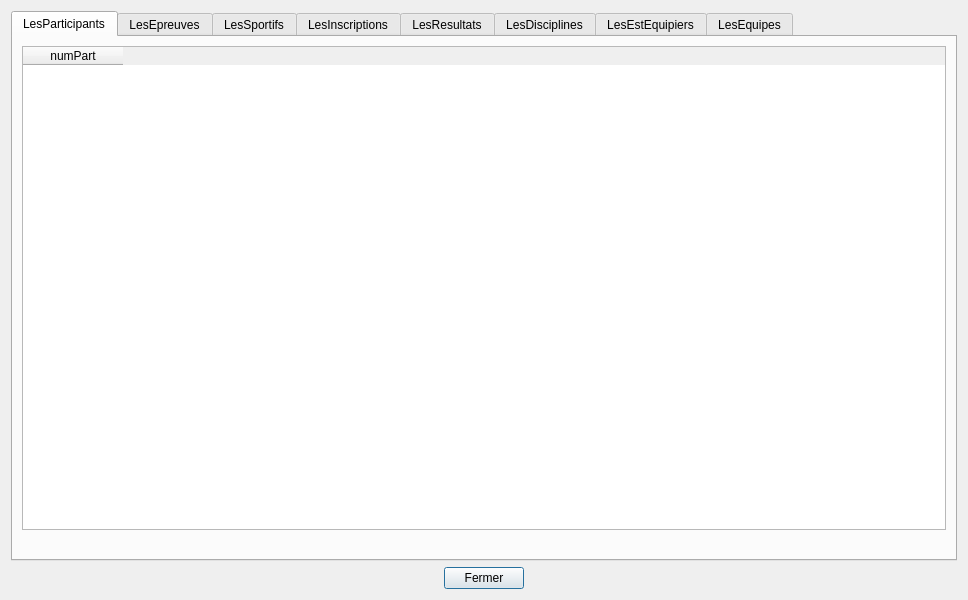
<?xml version="1.0" encoding="UTF-8"?>
<ui version="4.0">
 <class>tablesDataV1</class>
 <widget class="QDialog" name="tablesDataV1">
  <property name="geometry">
   <rect>
    <x>0</x>
    <y>0</y>
    <width>968</width>
    <height>600</height>
   </rect>
  </property>
  <property name="sizePolicy">
   <sizepolicy hsizetype="Preferred" vsizetype="Preferred">
    <horstretch>0</horstretch>
    <verstretch>0</verstretch>
   </sizepolicy>
  </property>
  <property name="minimumSize">
   <size>
    <width>0</width>
    <height>0</height>
   </size>
  </property>
  <property name="windowTitle">
   <string>BD JO</string>
  </property>
  <layout class="QVBoxLayout" name="verticalLayout">
   <item>
    <widget class="QTabWidget" name="tabWidget">
     <property name="currentIndex">
      <number>0</number>
     </property>
     <widget class="QWidget" name="tab">
      <attribute name="title">
       <string>LesParticipants</string>
      </attribute>
      <layout class="QVBoxLayout" name="verticalLayout_9">
       <item>
        <widget class="QTableWidget" name="tableParticipants">
         <attribute name="verticalHeaderVisible">
          <bool>false</bool>
         </attribute>
         <column>
          <property name="text">
           <string>numPart</string>
          </property>
         </column>
        </widget>
       </item>
       <item>
        <widget class="QLabel" name="label_participants">
         <property name="text">
          <string/>
         </property>
        </widget>
       </item>
      </layout>
     </widget>
     <widget class="QWidget" name="tabEpreuves">
      <attribute name="title">
       <string>LesEpreuves</string>
      </attribute>
      <layout class="QVBoxLayout" name="verticalLayout_2">
       <item>
        <widget class="QTableWidget" name="tableEpreuves">
         <property name="sizePolicy">
          <sizepolicy hsizetype="Expanding" vsizetype="Expanding">
           <horstretch>0</horstretch>
           <verstretch>0</verstretch>
          </sizepolicy>
         </property>
         <property name="minimumSize">
          <size>
           <width>0</width>
           <height>400</height>
          </size>
         </property>
         <property name="baseSize">
          <size>
           <width>0</width>
           <height>0</height>
          </size>
         </property>
         <property name="layoutDirection">
          <enum>Qt::LeftToRight</enum>
         </property>
         <property name="sizeAdjustPolicy">
          <enum>QAbstractScrollArea::AdjustToContents</enum>
         </property>
         <property name="sortingEnabled">
          <bool>true</bool>
         </property>
         <property name="columnCount">
          <number>7</number>
         </property>
         <attribute name="horizontalHeaderCascadingSectionResizes">
          <bool>true</bool>
         </attribute>
         <attribute name="horizontalHeaderDefaultSectionSize">
          <number>110</number>
         </attribute>
         <attribute name="horizontalHeaderHighlightSections">
          <bool>true</bool>
         </attribute>
         <attribute name="horizontalHeaderMinimumSectionSize">
          <number>50</number>
         </attribute>
         <attribute name="horizontalHeaderShowSortIndicator" stdset="0">
          <bool>true</bool>
         </attribute>
         <attribute name="horizontalHeaderStretchLastSection">
          <bool>true</bool>
         </attribute>
         <attribute name="verticalHeaderVisible">
          <bool>false</bool>
         </attribute>
         <column>
          <property name="text">
           <string>numEp</string>
          </property>
         </column>
         <column>
          <property name="text">
           <string>nomEp</string>
          </property>
         </column>
         <column>
          <property name="text">
           <string>formeEp</string>
          </property>
         </column>
         <column>
          <property name="text">
           <string>nomDi</string>
          </property>
         </column>
         <column>
          <property name="text">
           <string>categorieEp</string>
          </property>
         </column>
         <column>
          <property name="text">
           <string>nbSportifsEp</string>
          </property>
         </column>
         <column>
          <property name="text">
           <string>dateEp</string>
          </property>
         </column>
        </widget>
       </item>
       <item>
        <widget class="QLabel" name="label_epreuves">
         <property name="text">
          <string/>
         </property>
        </widget>
       </item>
      </layout>
     </widget>
     <widget class="QWidget" name="tabSportifs">
      <attribute name="title">
       <string>LesSportifs</string>
      </attribute>
      <layout class="QVBoxLayout" name="verticalLayout_7">
       <item>
        <widget class="QTableWidget" name="tableSportifs">
         <attribute name="horizontalHeaderDefaultSectionSize">
          <number>110</number>
         </attribute>
         <attribute name="horizontalHeaderMinimumSectionSize">
          <number>50</number>
         </attribute>
         <attribute name="horizontalHeaderStretchLastSection">
          <bool>true</bool>
         </attribute>
         <attribute name="verticalHeaderVisible">
          <bool>false</bool>
         </attribute>
         <column>
          <property name="text">
           <string>numSp</string>
          </property>
         </column>
         <column>
          <property name="text">
           <string>nomSp</string>
          </property>
         </column>
         <column>
          <property name="text">
           <string>prenomSp</string>
          </property>
         </column>
         <column>
          <property name="text">
           <string>pays</string>
          </property>
         </column>
         <column>
          <property name="text">
           <string>categorieSp</string>
          </property>
         </column>
         <column>
          <property name="text">
           <string>dateNaisSp</string>
          </property>
         </column>
         <column>
          <property name="text">
           <string>age</string>
          </property>
         </column>
        </widget>
       </item>
       <item>
        <widget class="QLabel" name="label_sportifs">
         <property name="text">
          <string/>
         </property>
        </widget>
       </item>
      </layout>
     </widget>
     <widget class="QWidget" name="tabInscriptions">
      <attribute name="title">
       <string>LesInscriptions</string>
      </attribute>
      <layout class="QVBoxLayout" name="verticalLayout_8">
       <item>
        <widget class="QTableWidget" name="tableInscriptions">
         <property name="sortingEnabled">
          <bool>false</bool>
         </property>
         <attribute name="horizontalHeaderCascadingSectionResizes">
          <bool>true</bool>
         </attribute>
         <attribute name="horizontalHeaderMinimumSectionSize">
          <number>50</number>
         </attribute>
         <attribute name="horizontalHeaderShowSortIndicator" stdset="0">
          <bool>true</bool>
         </attribute>
         <attribute name="horizontalHeaderStretchLastSection">
          <bool>true</bool>
         </attribute>
         <attribute name="verticalHeaderVisible">
          <bool>false</bool>
         </attribute>
         <column>
          <property name="text">
           <string>numIns</string>
          </property>
         </column>
         <column>
          <property name="text">
           <string>numEp</string>
          </property>
         </column>
        </widget>
       </item>
       <item>
        <widget class="QLabel" name="label_inscriptions">
         <property name="text">
          <string/>
         </property>
        </widget>
       </item>
      </layout>
     </widget>
     <widget class="QWidget" name="tabResultats">
      <attribute name="title">
       <string>LesResultats</string>
      </attribute>
      <layout class="QVBoxLayout" name="verticalLayout_6">
       <item>
        <widget class="QTableWidget" name="tableResultats">
         <attribute name="verticalHeaderVisible">
          <bool>false</bool>
         </attribute>
         <column>
          <property name="text">
           <string>numEp</string>
          </property>
         </column>
         <column>
          <property name="text">
           <string>gold</string>
          </property>
         </column>
         <column>
          <property name="text">
           <string>silver</string>
          </property>
         </column>
         <column>
          <property name="text">
           <string>bronze</string>
          </property>
         </column>
        </widget>
       </item>
       <item>
        <widget class="QLabel" name="label_resultats">
         <property name="text">
          <string/>
         </property>
        </widget>
       </item>
      </layout>
     </widget>
     <widget class="QWidget" name="tabDisciplines">
      <attribute name="title">
       <string>LesDisciplines</string>
      </attribute>
      <layout class="QVBoxLayout" name="verticalLayout_5">
       <item>
        <widget class="QTableWidget" name="tableDisciplines">
         <attribute name="horizontalHeaderDefaultSectionSize">
          <number>300</number>
         </attribute>
         <attribute name="verticalHeaderVisible">
          <bool>false</bool>
         </attribute>
         <column>
          <property name="text">
           <string>nomDi</string>
          </property>
         </column>
        </widget>
       </item>
       <item>
        <widget class="QLabel" name="label_disciplines">
         <property name="text">
          <string/>
         </property>
        </widget>
       </item>
      </layout>
     </widget>
     <widget class="QWidget" name="tabEstEquipiers">
      <attribute name="title">
       <string>LesEstEquipiers</string>
      </attribute>
      <layout class="QVBoxLayout" name="verticalLayout_4">
       <item>
        <widget class="QTableWidget" name="tableEstEquipiers">
         <attribute name="verticalHeaderVisible">
          <bool>false</bool>
         </attribute>
         <column>
          <property name="text">
           <string>numSp</string>
          </property>
         </column>
         <column>
          <property name="text">
           <string>numEq</string>
          </property>
         </column>
        </widget>
       </item>
       <item>
        <widget class="QLabel" name="label_estequipiers">
         <property name="text">
          <string/>
         </property>
        </widget>
       </item>
      </layout>
     </widget>
     <widget class="QWidget" name="tabEquipes">
      <attribute name="title">
       <string>LesEquipes</string>
      </attribute>
      <layout class="QVBoxLayout" name="verticalLayout_3">
       <item>
        <widget class="QTableWidget" name="tableEquipes">
         <attribute name="horizontalHeaderDefaultSectionSize">
          <number>110</number>
         </attribute>
         <attribute name="horizontalHeaderMinimumSectionSize">
          <number>50</number>
         </attribute>
         <attribute name="horizontalHeaderStretchLastSection">
          <bool>true</bool>
         </attribute>
         <attribute name="verticalHeaderVisible">
          <bool>false</bool>
         </attribute>
         <column>
          <property name="text">
           <string>numEq</string>
          </property>
         </column>
         <column>
          <property name="text">
           <string>nbEquipiers</string>
          </property>
         </column>
        </widget>
       </item>
       <item>
        <widget class="QLabel" name="label_equipes">
         <property name="text">
          <string/>
         </property>
        </widget>
       </item>
      </layout>
     </widget>
    </widget>
   </item>
   <item>
    <layout class="QHBoxLayout" name="horizontalLayout">
     <item>
      <spacer name="horizontalSpacer_data_V1">
       <property name="orientation">
        <enum>Qt::Horizontal</enum>
       </property>
       <property name="sizeHint" stdset="0">
        <size>
         <width>40</width>
         <height>20</height>
        </size>
       </property>
      </spacer>
     </item>
     <item>
      <widget class="QPushButton" name="pushButton_data_V1">
       <property name="text">
        <string>Fermer</string>
       </property>
      </widget>
     </item>
     <item>
      <spacer name="horizontalSpacer_2_data_V1">
       <property name="orientation">
        <enum>Qt::Horizontal</enum>
       </property>
       <property name="sizeHint" stdset="0">
        <size>
         <width>40</width>
         <height>20</height>
        </size>
       </property>
      </spacer>
     </item>
    </layout>
   </item>
  </layout>
 </widget>
 <resources/>
 <connections>
  <connection>
   <sender>pushButton_data_V1</sender>
   <signal>clicked()</signal>
   <receiver>tablesDataV1</receiver>
   <slot>close()</slot>
   <hints>
    <hint type="sourcelabel">
     <x>360</x>
     <y>575</y>
    </hint>
    <hint type="destinationlabel">
     <x>323</x>
     <y>169</y>
    </hint>
   </hints>
  </connection>
 </connections>
 <slots>
  <slot>refreshSpectaclesData()</slot>
  <slot>refreshZonesData()</slot>
  <slot>refreshRepresentationsData()</slot>
 </slots>
</ui>
